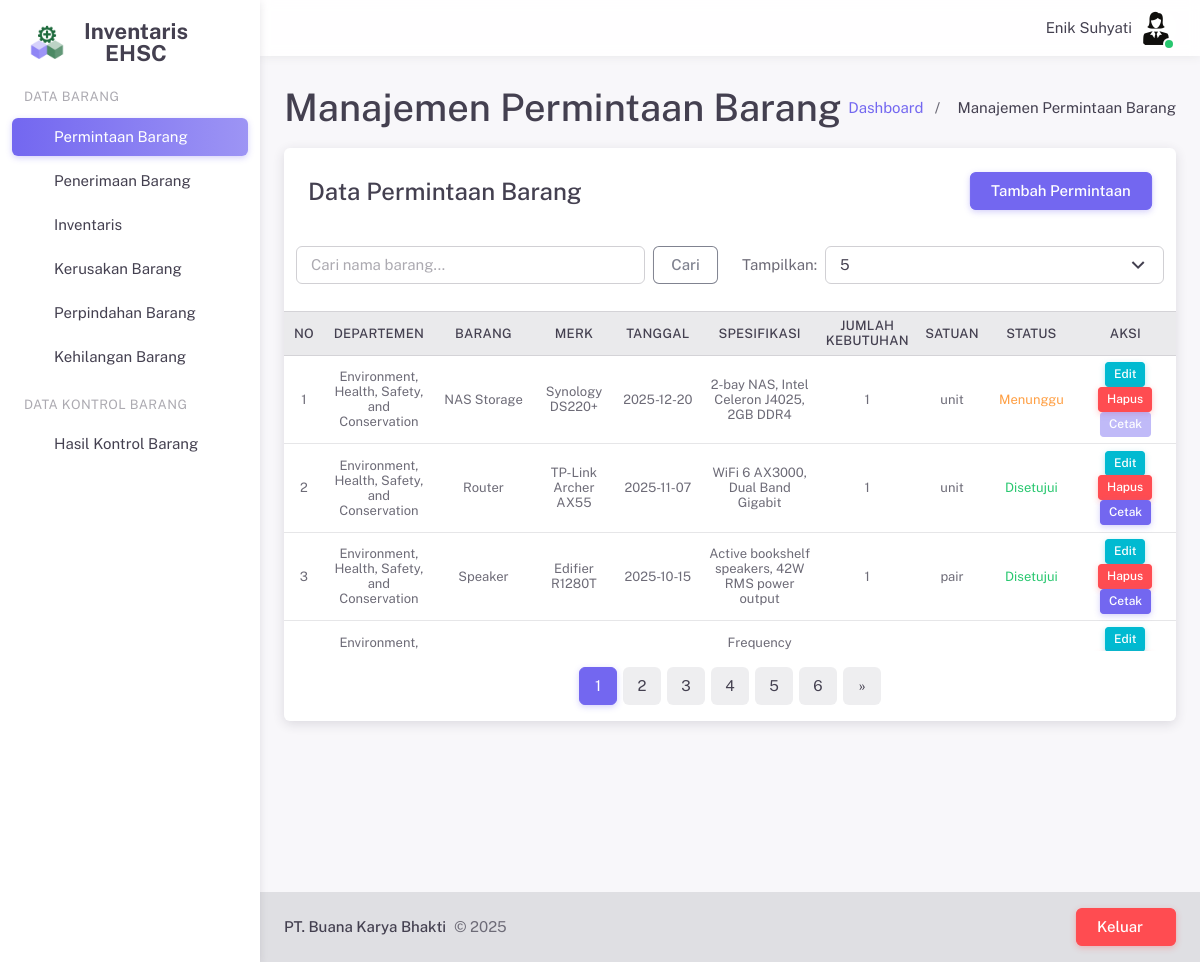
Page /pages/permintaanBarang.php (signed in) on the committed database.
### tables this page shows
CREATE TABLE `user` (
  `id_user` int(11) NOT NULL,
  `nama` varchar(255) NOT NULL,
  `username` varchar(255) NOT NULL,
  `password` varchar(255) NOT NULL,
  `email` varchar(255) NOT NULL,
  `jabatan` varchar(255) NOT NULL,
  `foto` varchar(255) NOT NULL,
  `hak_akses` int(11) NOT NULL
);

CREATE TABLE `permintaan_barang` (
  `id_permintaan` int(11) NOT NULL,
  `id_departemen` int(11) NOT NULL,
  `nama_barang` varchar(25) NOT NULL,
  `merk` varchar(25) NOT NULL,
  `tanggal_permintaan` date NOT NULL,
  `spesifikasi` text NOT NULL,
  `jumlah_kebutuhan` int(11) NOT NULL,
  `satuan` varchar(20) NOT NULL,
  `status` varchar(11) NOT NULL
);

CREATE TABLE `departemen` (
  `id_departemen` int(11) NOT NULL,
  `kode_departemen` varchar(20) NOT NULL,
  `nama_departemen` varchar(255) NOT NULL
);

### server/sessionHandler.php (called while the page is built, shortened)
<?php
$id_user = $_SESSION['id_user'];
$jabatan = isset($_SESSION['jabatan']) ? $_SESSION['jabatan'] : '';
?>

### server/crudPermintaanBarang.php (called while the page is built, shortened)
<?php
$limit = isset($_GET['limit']) ? (int) $_GET['limit'] : 5;
$page = isset($_GET['page']) ? (int) $_GET['page'] : 1;
$offset = ($page - 1) * $limit;
$search = isset($_POST['search']) ? $_POST['search'] : '';
$query = "SELECT pb.*, d.nama_departemen
          FROM permintaan_barang pb
          JOIN departemen d ON pb.id_departemen = d.id_departemen
          WHERE pb.nama_barang LIKE '%$search%'
          ORDER BY pb.id_permintaan DESC
          LIMIT $limit OFFSET $offset";
$result = mysqli_query($conn, $query);
$totalQuery = "SELECT COUNT(*) as total FROM permintaan_barang WHERE nama_barang LIKE '%$search%'";
$totalResult = mysqli_query($conn, $totalQuery);
$totalRow = mysqli_fetch_assoc($totalResult);
$totalPages = ceil($totalRow['total'] / $limit);
?>

### pages/permintaanBarang.php (the view, shortened to what this page needs)
<?php
require('../server/sessionHandler.php');
require_once('../server/configDB.php');
require('../server/crudPermintaanBarang.php');
require('../layouts/header.php');
?>
<div class="layout-wrapper layout-content-navbar">
    <div class="layout-container">
        <?php require('../layouts/sidePanel.php'); ?>
        <div class="layout-page">
            <?php require('../layouts/navbar.php'); ?>
            <div class="content-wrapper">
                <div class="container-xxl flex-grow-1 container-p-y">
                    <div class="d-flex justify-content-between align-items-center mb-2">
                        <div>
                            <h2 class="mb-1">Manajemen Permintaan Barang</h2>
                        </div>
                        <div class="mt-3">
                            <nav aria-label="breadcrumb">
                                <ol class="breadcrumb breadcrumb-style1">
                                    <li class="breadcrumb-item">
                                        <a href="dashboard.php">Dashboard</a>
                                    </li>
                                    <li class="breadcrumb-item active">Manajemen Permintaan Barang</li>
                                </ol>
                            </nav>
                        </div>
                    </div>
                    <div class="card">
                        <?php if ($jabatan === 'administrasi'): ?>
                        <h4 class="card-header d-flex justify-content-between align-items-center">
                            Data Permintaan Barang
                            <button type="button" class="btn btn-primary" data-bs-toggle="modal"
                                data-bs-target="#tambahPermintaanModal">Tambah Permintaan</button>
                        </h4>
                        <?php endif; ?>
                        <div class="row p-3">
                            <div class="col-md-6">
                                <form method="POST" class="d-flex">
                                    <input type="text" class="form-control me-2" name="search"
                                        placeholder="Cari nama barang..." value="<?php echo $search; ?>">
                                    <button class="btn btn-outline-secondary" type="submit">Cari</button>
                                </form>
                            </div>
                            <div class="col-md-6">
                                <form class="d-flex justify-content-end align-items-center">
                                    <label for="limit" class="label me-2">Tampilkan:</label>
                                    <select id="limit" class="select2 form-select" onchange="location = this.value;">
                                        <option value="permintaanBarang.php?limit=5"
                                            <?php if ($limit == 5) echo 'selected'; ?>>5</option>
                                    </select>
                                </form>
                            </div>
                        </div>
                        <div class="table-responsive text-nowrap" style="max-height: 340px;">
                            <table class="table table-hover table-sm small">
                                <thead class="table-light">
                                    <tr>
                                        <th class="text-center align-middle w-50px">No</th>
                                        <th class="text-center align-middle w-120px">Departemen</th>
                                        <th class="text-center align-middle w-120px">Barang</th>
                                        <th class="text-center align-middle w-100px">Merk</th>
                                        <th class="text-center align-middle w-100px">Tanggal</th>
                                        <th class="text-center align-middle w-150px">Spesifikasi</th>
                                        <th class="text-center align-middle w-100px">Jumlah Kebutuhan</th>
                                        <th class="text-center align-middle w-80px">Satuan</th>
                                        <th class="text-center align-middle w-100px">Status</th>
                                        <th class="text-center align-middle w-150px">Aksi</th>
                                    </tr>
                                </thead>
                                <tbody>
                                    <?php
                                    $no = $offset + 1;
                                    while ($row = mysqli_fetch_assoc($result)) {
                                        $status_text = $row['status'] == 1 ? 'Disetujui' : ($row['status'] == 2 ? 'Tidak Disetujui' : 'Menunggu');
                                        $warna_status = $row['status'] == 1 ? 'text-success' : ($row['status'] == 2 ? 'text-danger' : 'text-warning');
                                    ?>
                                    <td class="text-center align-middle"><?php echo $no++; ?></td>
                                    <td class="text-center align-middle"><?php echo $row['nama_departemen']; ?></td>
                                    <td class="text-center align-middle"><?php echo $row['nama_barang']; ?></td>
                                    <td class="text-center align-middle"><?php echo $row['merk']; ?></td>
                                    <td class="text-center align-middle"><?php echo $row['tanggal_permintaan']; ?></td>
                                    <td class="text-center align-middle"><?php echo $row['spesifikasi']; ?></td>
                                    <td class="text-center align-middle"><?php echo $row['jumlah_kebutuhan']; ?></td>
                                    <td class="text-center align-middle"><?php echo $row['satuan']; ?></td>
                                    <td class="text-center align-middle">
                                        <span class="<?php echo $warna_status; ?>"><?php echo $status_text; ?></span>
                                    </td>
                                    <td class="text-center align-middle">
                                        <?php if ($jabatan === 'administrasi' || $jabatan === 'staff'): ?>
                                        <button class="btn btn-info btn-sm" data-bs-toggle="modal"
                                            data-bs-target="#modal-update-<?php echo $row['id_permintaan']; ?>">Edit</button>
                                        <?php endif; ?>
                                        <?php if ($jabatan === 'administrasi'): ?>
                                        <button type="button" class="btn btn-danger btn-sm" data-bs-toggle="modal"
                                            data-bs-target="#modal-delete-<?php echo $row['id_permintaan']; ?>">Hapus</button>
                                        <?php endif; ?>
                                        <a href="../report/printLaporanPermintaanBarang.php?id=<?php echo $row['id_permintaan']; ?>"
                                            class="btn btn-primary btn-sm <?php echo ($row['status'] == 1) ? '' : 'disabled'; ?>"
                                            <?php echo ($row['status'] == 1) ? '' : 'onclick="return false;"'; ?>>Cetak</a>
                                    </td>
                                    <?php } ?>
                                </tbody>
                            </table>
                        </div>
                        <nav aria-label="Page navigation" class="mt-4">
                            <ul class="pagination pagination-rounded justify-content-center">
                                <?php for ($i = 1; $i <= $totalPages; $i++) { ?>
                                <li class="page-item <?php if ($i == $page) echo 'active'; ?>">
                                    <a class="page-link"
                                        href="?page=<?php echo $i; ?>&limit=<?php echo $limit; ?>"><?php echo $i; ?></a>
                                </li>
                                <?php } ?>
                                <?php if ($page < $totalPages) { ?>
                                <li class="page-item">
                                    <a class="page-link"
                                        href="?page=<?php echo $page + 1; ?>&limit=<?php echo $limit; ?>"
                                        aria-label="Next">
                                        <span aria-hidden="true">&raquo;</span>
                                    </a>
                                </li>
                                <?php } ?>
                            </ul>
                        </nav>
                    </div>
                </div>
            </div>
            <?php
            require('../layouts/footer.php');
            ?>
        </div>
    </div>
</div>

### layouts/navbar.php (shortened to what this page needs)
<?php
require_once('../server/configDB.php');
$query = mysqli_query($conn, "SELECT nama, jabatan, foto FROM user WHERE id_user='$id_user'");
$user = mysqli_fetch_array($query);
$photo_path = "../upload/user/" . $user['foto'];
?>
<nav class="layout-navbar navbar navbar-expand-xl align-items-center bg-navbar-theme" id="layout-navbar">
    <div class="container-xxl">
        <div class="navbar-nav-right d-flex align-items-center" id="navbar-collapse">
            <ul class="navbar-nav flex-row align-items-center ms-auto">
                <span class="ms-2 m-1"><?php echo $user['nama']; ?></span>
                <li class="nav-item navbar-dropdown dropdown-user dropdown">
                    <a class="nav-link dropdown-toggle hide-arrow p-0" data-bs-toggle="dropdown">
                        <div class="avatar avatar-online">
                            <img src="<?php echo $photo_path; ?>" alt class="rounded-circle" />
                        </div>
                    </a>
                </li>
            </ul>
        </div>
</nav>

### pages/permintaanBarang.php (style rules this page uses)
.w-50px { width: 50px !important; }
.w-80px { width: 80px !important; }
.w-100px { width: 100px !important; }
.w-120px { width: 120px !important; }
.w-150px { width: 150px !important; }
.table-sm td, .table-sm th { padding: 0.4rem !important; }
.btn-sm { padding: 0.2rem 0.5rem !important; font-size: 0.75rem !important; }

### rows in the picture
user: nama "Enik Suhyati", foto (picture)
permintaan_barang: id_departemen.nama_departemen "Environment, Health, Safety, and Conservation", nama_barang "NAS Storage", merk "Synology DS220+", tanggal_permintaan "2025-12-20", spesifikasi "2-bay NAS, Intel Celeron J4025, 2GB DDR4", jumlah_kebutuhan "1", satuan "unit", status "Menunggu"
permintaan_barang: id_departemen.nama_departemen "Environment, Health, Safety, and Conservation", nama_barang "Router", merk "TP-Link Archer AX55", tanggal_permintaan "2025-11-07", spesifikasi "WiFi 6 AX3000, Dual Band Gigabit", jumlah_kebutuhan "1", satuan "unit", status "Disetujui"
permintaan_barang: id_departemen.nama_departemen "Environment, Health, Safety, and Conservation", nama_barang "Speaker", merk "Edifier R1280T", tanggal_permintaan "2025-10-15", spesifikasi "Active bookshelf speakers, 42W RMS power output", jumlah_kebutuhan "1", satuan "pair", status "Disetujui"
permintaan_barang: id_departemen.nama_departemen "Environment,…", spesifikasi "Frequency…"
